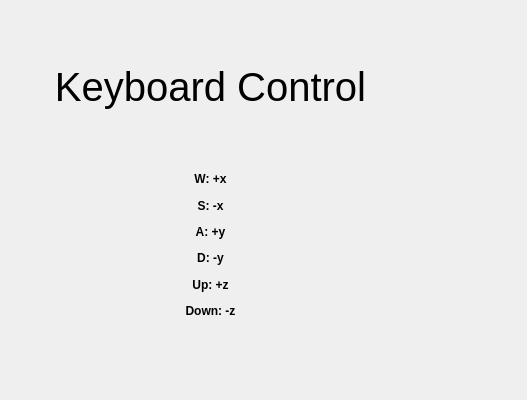
<?xml version="1.0" encoding="UTF-8"?>
<ui version="4.0">
 <class>Form</class>
 <widget class="QWidget" name="Form">
  <property name="geometry">
   <rect>
    <x>0</x>
    <y>0</y>
    <width>527</width>
    <height>400</height>
   </rect>
  </property>
  <property name="sizePolicy">
   <sizepolicy hsizetype="Fixed" vsizetype="Fixed">
    <horstretch>0</horstretch>
    <verstretch>0</verstretch>
   </sizepolicy>
  </property>
  <property name="minimumSize">
   <size>
    <width>527</width>
    <height>400</height>
   </size>
  </property>
  <property name="windowTitle">
   <string>Keyboard Controller</string>
  </property>
  <widget class="QWidget" name="verticalLayoutWidget">
   <property name="geometry">
    <rect>
     <x>10</x>
     <y>10</y>
     <width>401</width>
     <height>311</height>
    </rect>
   </property>
   <layout class="QVBoxLayout" name="verticalLayout">
    <item>
     <widget class="QLabel" name="label">
      <property name="font">
       <font>
        <pointsize>30</pointsize>
       </font>
      </property>
      <property name="text">
       <string>Keyboard Control</string>
      </property>
      <property name="alignment">
       <set>Qt::AlignCenter</set>
      </property>
     </widget>
    </item>
    <item>
     <layout class="QGridLayout" name="gridLayout">
      <item row="4" column="0">
       <widget class="QLabel" name="label_6">
        <property name="font">
         <font>
          <weight>75</weight>
          <bold>true</bold>
         </font>
        </property>
        <property name="text">
         <string>Up: +z</string>
        </property>
        <property name="alignment">
         <set>Qt::AlignCenter</set>
        </property>
       </widget>
      </item>
      <item row="2" column="0">
       <widget class="QLabel" name="label_4">
        <property name="font">
         <font>
          <weight>75</weight>
          <bold>true</bold>
         </font>
        </property>
        <property name="text">
         <string>A: +y</string>
        </property>
        <property name="alignment">
         <set>Qt::AlignCenter</set>
        </property>
       </widget>
      </item>
      <item row="3" column="0">
       <widget class="QLabel" name="label_5">
        <property name="font">
         <font>
          <weight>75</weight>
          <bold>true</bold>
         </font>
        </property>
        <property name="text">
         <string>D: -y</string>
        </property>
        <property name="alignment">
         <set>Qt::AlignCenter</set>
        </property>
       </widget>
      </item>
      <item row="0" column="0">
       <widget class="QLabel" name="label_2">
        <property name="font">
         <font>
          <weight>75</weight>
          <bold>true</bold>
         </font>
        </property>
        <property name="text">
         <string>W: +x</string>
        </property>
        <property name="alignment">
         <set>Qt::AlignCenter</set>
        </property>
       </widget>
      </item>
      <item row="1" column="0">
       <widget class="QLabel" name="label_3">
        <property name="font">
         <font>
          <weight>75</weight>
          <bold>true</bold>
         </font>
        </property>
        <property name="text">
         <string>S: -x</string>
        </property>
        <property name="alignment">
         <set>Qt::AlignCenter</set>
        </property>
       </widget>
      </item>
      <item row="5" column="0">
       <widget class="QLabel" name="label_7">
        <property name="font">
         <font>
          <weight>75</weight>
          <bold>true</bold>
         </font>
        </property>
        <property name="text">
         <string>Down: -z</string>
        </property>
        <property name="alignment">
         <set>Qt::AlignCenter</set>
        </property>
       </widget>
      </item>
     </layout>
    </item>
   </layout>
  </widget>
 </widget>
 <resources/>
 <connections/>
</ui>
